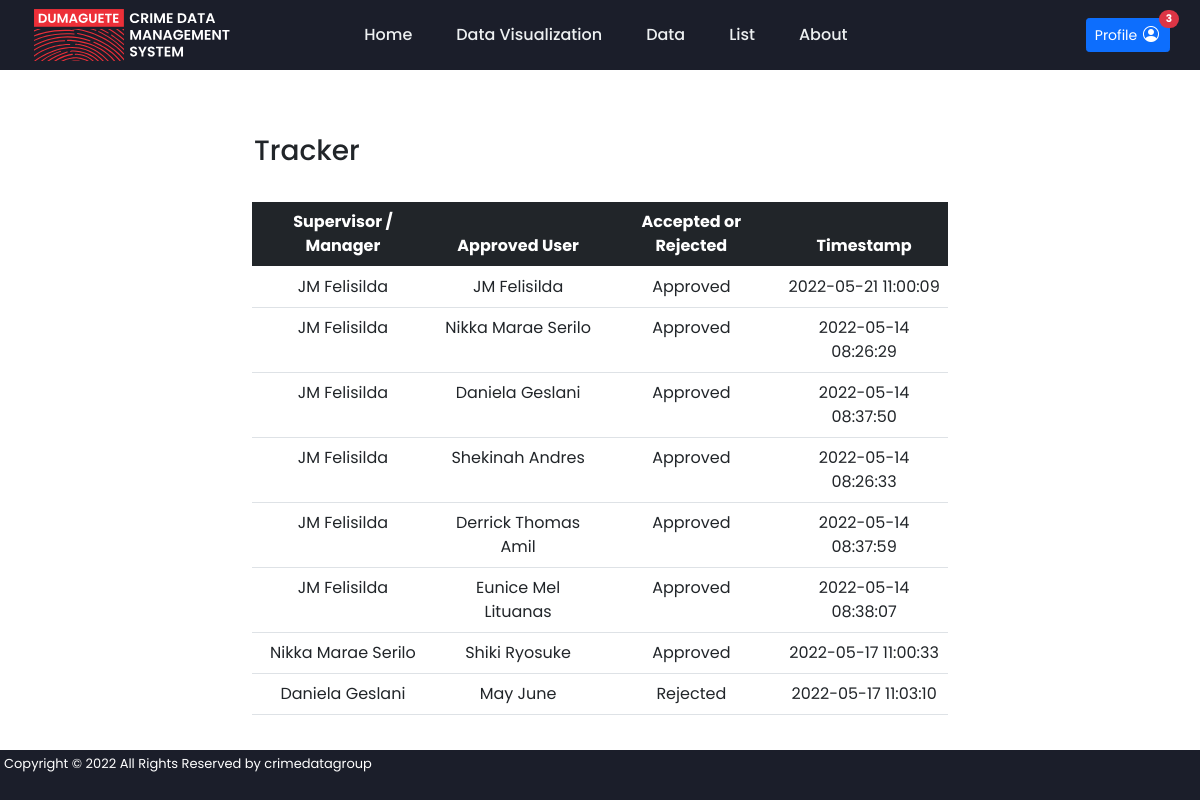
/tracker.php (signed in), run on the app's committed database.
### tables this page shows
CREATE TABLE `user` (
  `user_id` int(11) NOT NULL,
  `email` varchar(100) NOT NULL,
  `password` varchar(100) DEFAULT NULL,
  `first_name` varchar(100) NOT NULL,
  `last_name` varchar(100) NOT NULL,
  `position` varchar(100) NOT NULL,
  `create_timestamp` timestamp NULL DEFAULT current_timestamp(),
  `update_timestamp` timestamp NULL DEFAULT NULL,
  `approve_reject_timestamp` timestamp NULL DEFAULT NULL,
  `supervisor_accept_reject` int(11) DEFAULT NULL,
  `approval` int(11) DEFAULT 0,
  `image_name` varchar(100) DEFAULT 'profile.png'
);

CREATE TABLE `approval_table` (
  `approval_id` int(1) NOT NULL,
  `approval_name` varchar(10) NOT NULL
);

### tracker.php (the view, shortened to what this page needs)
<!DOCTYPE html>
<head>
   <link rel="stylesheet" href="style.css">
	<link href="https://cdn.jsdelivr.net/npm/bootstrap@5.0.2/dist/css/bootstrap.min.css" rel="stylesheet">
	<link rel="stylesheet" href="https://cdn.jsdelivr.net/npm/bootstrap-icons@1.8.1/font/bootstrap-icons.css">
</head>
<?php include("header.php"); ?>
<body>
	<div class="col-md-7" style="margin:auto;">
		<h3>Tracker</h3><br>
        <table class="table" style="text-align: center;">
          <thead class="thead-dark">
            <tr class="table-dark">
              <th>Supervisor / Manager</th>
              <th>Approved User</th>
              <th>Accepted or Rejected</th>
              <th>Timestamp</th>
            </tr>
          </thead>
          <tbody>
            <?php
            $res=mysqli_query($conn,'SELECT CONCAT(s.first_name," ", s.last_name) AS supervisor, CONCAT(u.first_name," ", u.last_name) AS username, a.approval_name ,u.approve_reject_timestamp
            FROM user u JOIN user s ON s.user_id=u.supervisor_accept_reject JOIN approval_table a ON a.approval_id=u.approval;');
            while ($row=mysqli_fetch_array($res))
            {
              echo "<tr>";
              echo "<td>"; echo ucwords($row["supervisor"]);  echo "</td>";
              echo "<td>"; echo ucwords($row["username"]);  echo "</td>";
              echo "<td>"; echo $row["approval_name"];  echo "</td>";
              echo "<td>"; echo $row["approve_reject_timestamp"];  echo "</td>";
              echo "</tr>";
            }
            ?>
          </tbody>
        </table>
    </div>
</body>
<?php include("footer.php"); ?>
</html>

### style.css (style rules this page uses)
body { background-size: cover; background-repeat: no-repeat; overflow: auto; flex-grow: 1; margin: 0px; padding: 0px; }
* { font-family: 'Poppins', sans-serif; margin:0; padding:2px; box-sizing: border-box; outline: #1b1e2a; border: grey; text-decoration: none; }
h3 { font-size:1rem; font-weight:100; }

### data on the page
user: supervisor "JM Felisilda", username "JM Felisilda", approval_table.approval_name "Approved", approve_reject_timestamp "2022-05-21 11:00:09"
user: supervisor "JM Felisilda", username "Nikka Marae Serilo", approval_table.approval_name "Approved", approve_reject_timestamp "2022-05-14 08:26:29"
user: supervisor "JM Felisilda", username "Daniela Geslani", approval_table.approval_name "Approved", approve_reject_timestamp "2022-05-14 08:37:50"
user: supervisor "JM Felisilda", username "Shekinah Andres", approval_table.approval_name "Approved", approve_reject_timestamp "2022-05-14 08:26:33"
user: supervisor "JM Felisilda", username "Derrick Thomas Amil", approval_table.approval_name "Approved", approve_reject_timestamp "2022-05-14 08:37:59"
user: supervisor "JM Felisilda", username "Eunice Mel Lituanas", approval_table.approval_name "Approved", approve_reject_timestamp "2022-05-14 08:38:07"
user: supervisor "Nikka Marae Serilo", username "Shiki Ryosuke", approval_table.approval_name "Approved", approve_reject_timestamp "2022-05-17 11:00:33"
user: supervisor "Daniela Geslani", username "May June", approval_table.approval_name "Rejected", approve_reject_timestamp "2022-05-17 11:03:10"

### other printed values
$row["numbers"] "3"
